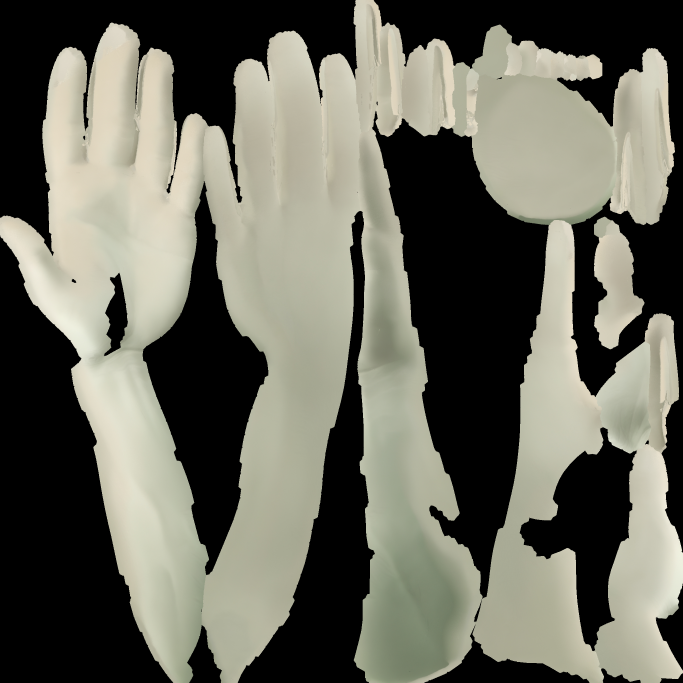
#> input picture red-valve/assets/3d_model/player/hands/maos_fp/maos_fp_Baked_BaseColor.png, 2048 x 2048 px (shown at 1/3 size)
$ python gerar_pele_maos.py
#> lines starting #> are read from the running program, lines starting #| are printed output that depends on the picture; after the words box and inside, x2 and y2 are one past the last pixel; in counts of white or black regions, pixels touching at a corner belong together
"""Pinta a pele das maos de primeira pessoa.

Rodar (python do sistema, precisa de Pillow e numpy):

    python3 tools/texturas/gerar_pele_maos.py

Entrada e saida ficam em red-valve/assets/3d_model/player/hands/maos_fp/:
    maos_fp_Baked_BaseColor.png   (entrada) o bake que veio do scan
    maos_fp_normal.png            (entrada) de onde sai a cavidade
    maos_fp_pele.png              (saida)   2048x2048 RGB, albedo de pele

==============================================================================
POR QUE REPINTAR

O bake que acompanha o modelo e' gesso: na area util a luminancia vai de 0,49 a
0,89, media 0,72, com as tres componentes quase iguais (0,735 / 0,732 / 0,650).
Ou seja, quase sem contraste e quase sem cor — na tela a mao fica branca, sem
pele nenhuma. As outras maos do jogo (`hand_magic`, `hand_rigged`) tem o mesmo
problema; a unica com cor e' a da pistola, que e' outro modelo.

Repintar aqui, e nao trocar a textura por uma de outro modelo, porque UV de
modelo diferente nao serve: as ilhas caem em lugares diferentes e a mao sai
com costura no meio da palma.

O QUE ENTRA NA COR

1. A luminancia do bake, com o contraste esticado (0,47..0,90 -> 0..1). E' o
   sombreamento suave que o scan ja' tinha, e sozinho ele quase nao aparece.
2. A CAVIDADE, tirada do mapa de normais: onde o campo de normais converge tem
   vinco (linha do nó do dedo, canto da unha, prega da palma). E' isto que da'
   a leitura de mao e nao de luva — o bake nao tem essa informacao.
3. Manchas de baixa frequencia (duas oitavas) puxando para o vermelho ou para
   o oliva. Pele lisa demais parece plastico.
4. Poro de alta frequencia, fraquinho.

A rampa vai de vinco escuro avermelhado a pele clara. Nada de branco puro no
topo: no jogo escuro, o especular ja' estoura sozinho.
"""

import os

import numpy as np
from PIL import Image

RAIZ = os.path.abspath(os.path.join(os.path.dirname(os.path.abspath(__file__)), "..", ".."))
PASTA = os.path.join(RAIZ, "red-valve", "assets", "3d_model", "player", "hands", "maos_fp")
ENTRADA_COR = os.path.join(PASTA, "maos_fp_Baked_BaseColor.png")
ENTRADA_NORMAL = os.path.join(PASTA, "maos_fp_normal.png")
SAIDA = os.path.join(PASTA, "maos_fp_pele.png")

LADO = 2048
SEMENTE = 20260916

# Faixa util do bake. Fora dela e' fundo preto do atlas, que nao interessa.
BAKE_MIN, BAKE_MAX = 0.47, 0.90

# Rampa de pele: (posicao, r, g, b) em sRGB 0..1
# A primeira versao subia ate' 0,80 no topo e a mao saia CLARA demais na tela —
# num jogo escuro, com a luz propria das maos por perto, o topo da rampa e' o
# que o olho ve' quase o tempo todo. Esta rampa e' a mesma curva rebaixada ~25%
# e com um pouco mais de cor: o vinco continua sendo vinco, mas a pele para de
# brilhar como gesso.
RAMPA = [
    (0.00, 0.150, 0.080, 0.068),
    (0.28, 0.288, 0.180, 0.152),
    (0.55, 0.420, 0.300, 0.256),
    (0.80, 0.516, 0.396, 0.346),
    (1.00, 0.596, 0.476, 0.422),
]

## Quanto o vinco escurece.
FORCA_CAVIDADE = 0.42
## Expoente da cavidade. Sem ele, meio mapa fica "meio vincado" e a palma sai
## manchada de escuro; com 2,0 so' o vinco de verdade escurece.
GAMA_CAVIDADE = 2.0
## Quanto as manchas mexem em cada componente (vermelho sobe, verde/azul caem).
MANCHA = np.array([0.075, -0.035, -0.050])


def _ruido(lado, celulas, semente):
    """Ruido suave: sorteia uma grade pequena e amplia com bicubica."""
    rng = np.random.default_rng(semente)
    pequeno = rng.random((celulas, celulas)).astype(np.float32)
    img = Image.fromarray((pequeno * 255.0).astype(np.uint8), mode="L")
    img = img.resize((lado, lado), Image.BICUBIC)
    return np.asarray(img).astype(np.float32) / 255.0


def _media_caixa(a, raio):
    """Media de caixa separavel via soma acumulada (sem scipy)."""
    if raio < 1:
        return a
    n = 2 * raio + 1
    saida = a
    for eixo in (0, 1):
        p = np.pad(saida, [(raio + 1, raio) if e == eixo else (0, 0) for e in (0, 1)], mode="edge")
        c = np.cumsum(p, axis=eixo)
        if eixo == 0:
            saida = (c[n:, :] - c[:-n, :]) / n
        else:
            saida = (c[:, n:] - c[:, :-n]) / n
    return saida


def _cavidade(normal):
    """Onde o campo de normais converge tem vinco.

    O mapa de normais e' tangente: R e G sao X e Y da normal. A divergencia
    desse campo (quanto ele "aponta pra dentro") marca as concavidades — que e'
    exatamente onde a pele tem linha: nó do dedo, unha, prega da palma.
    """
    nx = normal[..., 0] * 2.0 - 1.0
    ny = normal[..., 1] * 2.0 - 1.0
    div = (np.roll(nx, 1, axis=1) - np.roll(nx, -1, axis=1)) \
        + (np.roll(ny, 1, axis=0) - np.roll(ny, -1, axis=0))
    div = _media_caixa(div, 2)
    escala = np.percentile(np.abs(div), 99.0)
    if escala <= 1e-6:
        return np.zeros_like(div)
    return np.clip(div / escala, 0.0, 1.0)


def _aplicar_rampa(t):
    """Interpola a rampa de pele para cada pixel."""
    pos = np.array([p for p, _r, _g, _b in RAMPA], dtype=np.float32)
    cores = np.array([[r, g, b] for _p, r, g, b in RAMPA], dtype=np.float32)
    saida = np.empty(t.shape + (3,), dtype=np.float32)
    for c in range(3):
        saida[..., c] = np.interp(t, pos, cores[:, c])
    return saida


def main():
    cor = np.asarray(Image.open(ENTRADA_COR).convert("RGB").resize((LADO, LADO),
            Image.LANCZOS)).astype(np.float32) / 255.0
    normal = np.asarray(Image.open(ENTRADA_NORMAL).convert("RGB").resize((LADO, LADO),
            Image.LANCZOS)).astype(np.float32) / 255.0
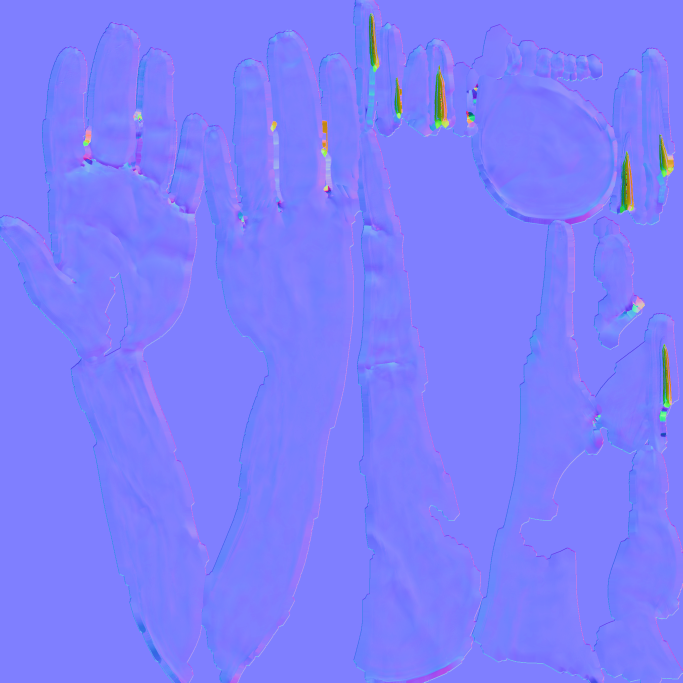
#> input picture red-valve/assets/3d_model/player/hands/maos_fp/maos_fp_normal.png, 2048 x 2048 px (shown at 1/3 size)

    lum = cor[..., 0] * 0.299 + cor[..., 1] * 0.587 + cor[..., 2] * 0.114
    # Fora das ilhas de UV o bake e' preto. Puxar esses pixels para o meio da
    # faixa evita que a interpolacao da GPU chupe preto na costura das ilhas.
    fora = lum < 0.05
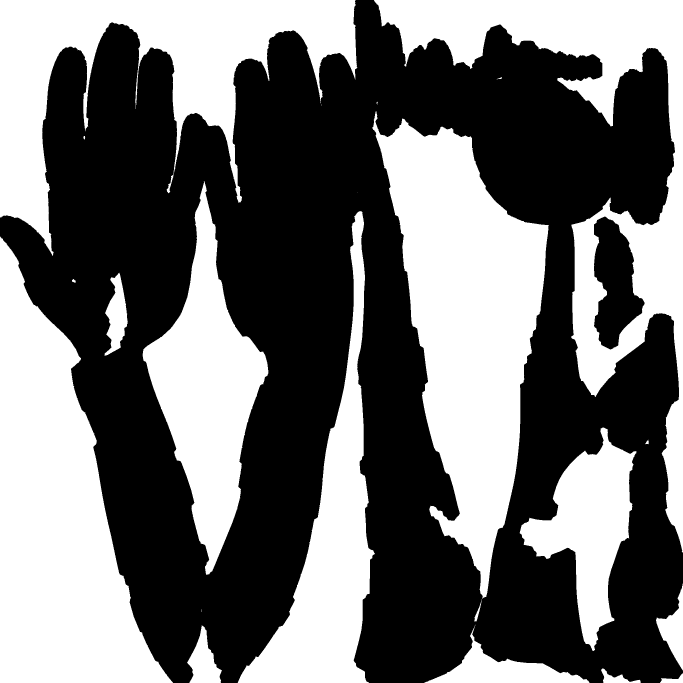
#> fora: shape (2048, 2048) bool (shown at 1/3 size); 43.5% white; 23 white regions (5 under 20 px), largest, box (x1, y1, x2, y2) and area: (1116, 333, 1646, 1797) 377559, (0, 709, 519, 2048) 366586, (1122, 0, 2048, 1658) 288407
    lum = np.where(fora, 0.72, lum)
    t = np.clip((lum - BAKE_MIN) / (BAKE_MAX - BAKE_MIN), 0.0, 1.0)

    pele = _aplicar_rampa(t)
#> after the loop in _aplicar_rampa, `for c in range(3):`:
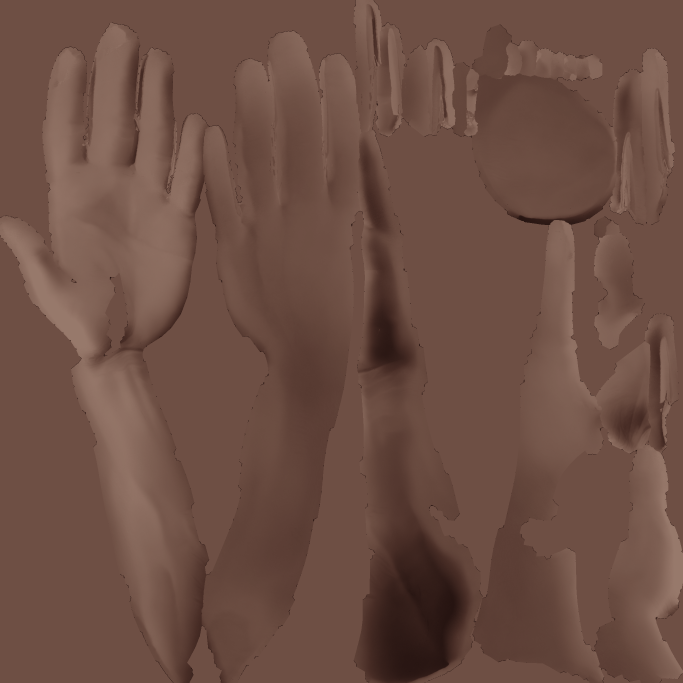
#> saida: shape (2048, 2048, 3) float32 (shown at 1/3 size); mean of channels 0, 1, 2 0.42, 0.307, 0.266; drawn as R, G, B

    cav = _cavidade(normal) ** GAMA_CAVIDADE
#> the loop in _media_caixa, `for eixo in (0, 1):` made 2 passes
#> pass 1, in _media_caixa, `saida = (c[n:, :] - c[:-n, :]) / n`:
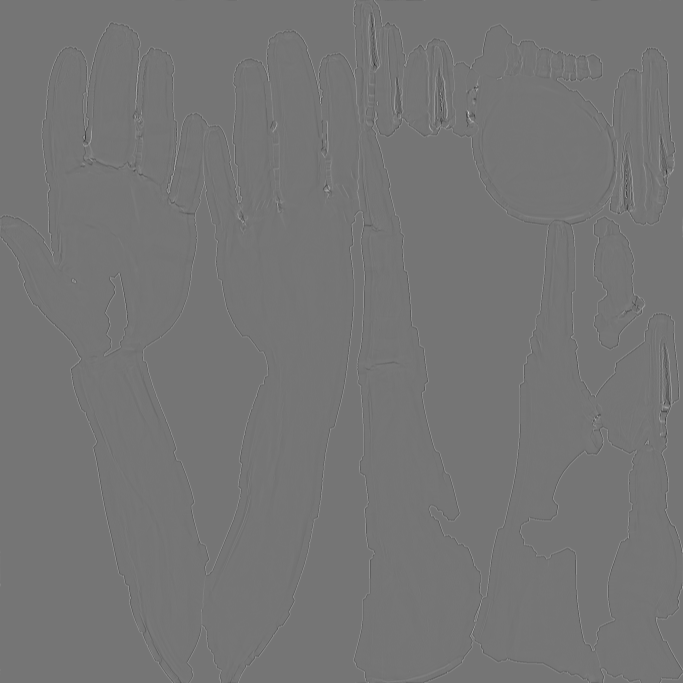
#> saida: shape (2048, 2048) float32 (shown at 1/3 size); min -1.72, max 2, mean -5.29e-06; drawn with min black and max white
#> in _cavidade, `escala = np.percentile(np.abs(div), 99.0)`: escala = 0.201
    pele *= (1.0 - FORCA_CAVIDADE * cav)[..., None]
    # O vinco nao e' so mais escuro: e' mais vermelho, porque a carne aparece.
    pele[..., 0] += cav * 0.040
    pele[..., 2] -= cav * 0.015

    manchas = (_ruido(LADO, 22, SEMENTE) - 0.5) * 1.35 \
        + (_ruido(LADO, 64, SEMENTE + 17) - 0.5) * 0.75
#> call 2 of _ruido, with lado = 2048, celulas = 64, semente = 20260933
#> in _ruido (call 2), `pequeno = rng.random((celulas, celulas)).astype(np.float32)`:
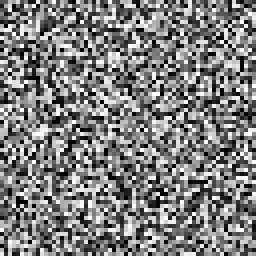
#> pequeno: shape (64, 64) float32 (shown 4 times larger); min 4.32e-05, max 1, mean 0.498
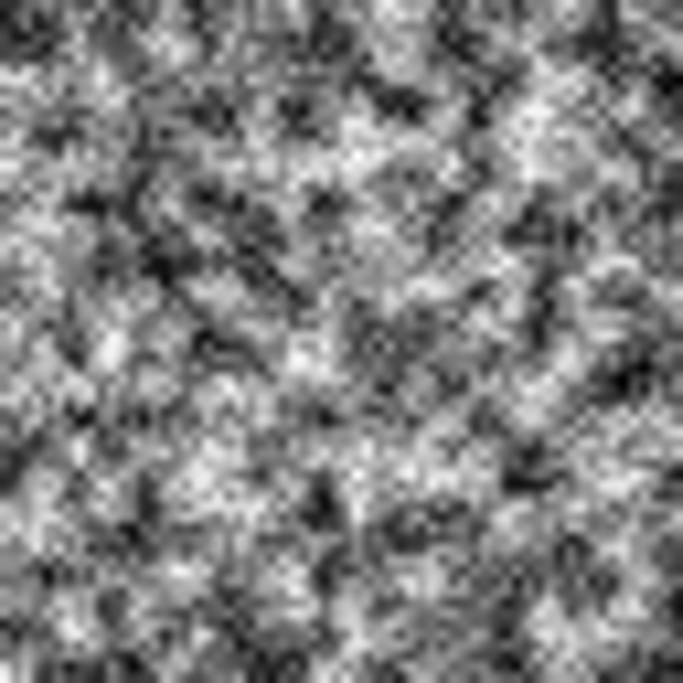
#> manchas: shape (2048, 2048) float32 (shown at 1/3 size); min -1.04, max 1.04, mean 0.00796; drawn with min black and max white
    pele *= 1.0 + manchas[..., None] * MANCHA[None, None, :]

    poro = (_ruido(LADO, 512, SEMENTE + 101) - 0.5) * 0.05
#> call 3 of _ruido, with lado = 2048, celulas = 512, semente = 20261017
#> in _ruido (call 3), `img = img.resize((lado, lado), Image.BICUBIC)`:
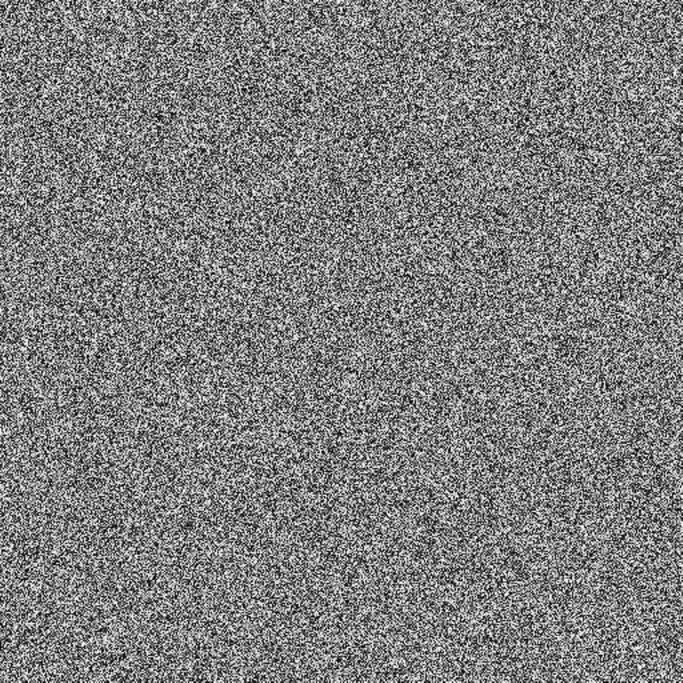
#> img: PIL image 2048x2048 L (shown at 1/3 size); min 0, max 255, mean 127.1
    pele *= 1.0 + poro[..., None]

    pele = np.clip(pele, 0.0, 1.0)
    Image.fromarray((pele * 255.0 + 0.5).astype(np.uint8), mode="RGB").save(SAIDA)

    usada = ~fora
    print("pele: %s" % SAIDA)
    print("  media na area util: %s" % [round(float(pele[..., i][usada].mean()), 3) for i in range(3)])
#|   media na area util: [0.429, 0.312, 0.269]
    print("  cavidade: media %.3f, p99 %.3f" % (float(cav.mean()), float(np.percentile(cav, 99))))
#|   cavidade: media 0.018, p99 0.720
    return SAIDA


if __name__ == "__main__":
    main()
